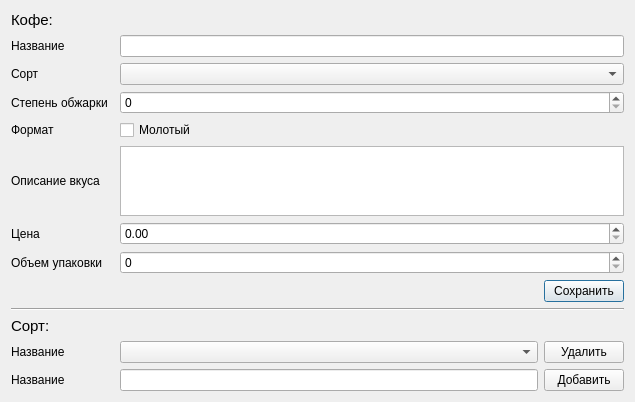
<?xml version="1.0" encoding="UTF-8"?>
<ui version="4.0">
 <class>Dialog</class>
 <widget class="QDialog" name="Dialog">
  <property name="geometry">
   <rect>
    <x>0</x>
    <y>0</y>
    <width>635</width>
    <height>386</height>
   </rect>
  </property>
  <property name="windowTitle">
   <string>Dialog</string>
  </property>
  <layout class="QGridLayout" name="gridLayout">
   <item row="6" column="0">
    <widget class="QLabel" name="label_6">
     <property name="text">
      <string>Цена</string>
     </property>
    </widget>
   </item>
   <item row="6" column="2" colspan="2">
    <widget class="QDoubleSpinBox" name="doubleSpinBox">
     <property name="maximum">
      <double>10000000.990000000223517</double>
     </property>
    </widget>
   </item>
   <item row="7" column="2" colspan="2">
    <widget class="QSpinBox" name="spinBox_2"/>
   </item>
   <item row="7" column="0">
    <widget class="QLabel" name="label_7">
     <property name="text">
      <string>Объем упаковки</string>
     </property>
    </widget>
   </item>
   <item row="5" column="2" colspan="2">
    <widget class="QTextEdit" name="textEdit"/>
   </item>
   <item row="8" column="2">
    <spacer name="horizontalSpacer_2">
     <property name="orientation">
      <enum>Qt::Horizontal</enum>
     </property>
     <property name="sizeHint" stdset="0">
      <size>
       <width>431</width>
       <height>20</height>
      </size>
     </property>
    </spacer>
   </item>
   <item row="8" column="3">
    <widget class="QPushButton" name="pushButton">
     <property name="text">
      <string>Сохранить</string>
     </property>
    </widget>
   </item>
   <item row="9" column="0" colspan="4">
    <widget class="Line" name="line">
     <property name="orientation">
      <enum>Qt::Horizontal</enum>
     </property>
    </widget>
   </item>
   <item row="11" column="3">
    <widget class="QPushButton" name="pushButton_2">
     <property name="text">
      <string>Удалить</string>
     </property>
    </widget>
   </item>
   <item row="11" column="2">
    <widget class="QComboBox" name="comboBox_2"/>
   </item>
   <item row="11" column="0">
    <widget class="QLabel" name="label_10">
     <property name="text">
      <string>Название</string>
     </property>
    </widget>
   </item>
   <item row="0" column="0" colspan="4">
    <widget class="QLabel" name="label_8">
     <property name="font">
      <font>
       <pointsize>11</pointsize>
      </font>
     </property>
     <property name="text">
      <string>Кофе:</string>
     </property>
    </widget>
   </item>
   <item row="10" column="0" colspan="4">
    <widget class="QLabel" name="label_9">
     <property name="font">
      <font>
       <pointsize>11</pointsize>
      </font>
     </property>
     <property name="text">
      <string>Сорт:</string>
     </property>
    </widget>
   </item>
   <item row="1" column="0">
    <widget class="QLabel" name="label">
     <property name="text">
      <string>Название</string>
     </property>
    </widget>
   </item>
   <item row="4" column="0">
    <widget class="QLabel" name="label_4">
     <property name="text">
      <string>Формат</string>
     </property>
    </widget>
   </item>
   <item row="3" column="0">
    <widget class="QLabel" name="label_3">
     <property name="text">
      <string>Степень обжарки</string>
     </property>
    </widget>
   </item>
   <item row="3" column="2" colspan="2">
    <widget class="QSpinBox" name="spinBox"/>
   </item>
   <item row="2" column="2" colspan="2">
    <widget class="QComboBox" name="comboBox"/>
   </item>
   <item row="2" column="0">
    <widget class="QLabel" name="label_2">
     <property name="text">
      <string>Сорт</string>
     </property>
    </widget>
   </item>
   <item row="4" column="2" colspan="2">
    <widget class="QCheckBox" name="checkBox">
     <property name="text">
      <string>Молотый</string>
     </property>
    </widget>
   </item>
   <item row="1" column="2" colspan="2">
    <widget class="QLineEdit" name="lineEdit"/>
   </item>
   <item row="5" column="0">
    <widget class="QLabel" name="label_5">
     <property name="text">
      <string>Описание вкуса</string>
     </property>
    </widget>
   </item>
   <item row="12" column="0">
    <widget class="QLabel" name="label_11">
     <property name="text">
      <string>Название</string>
     </property>
    </widget>
   </item>
   <item row="12" column="2">
    <widget class="QLineEdit" name="lineEdit_2"/>
   </item>
   <item row="12" column="3">
    <widget class="QPushButton" name="pushButton_3">
     <property name="text">
      <string>Добавить</string>
     </property>
    </widget>
   </item>
  </layout>
 </widget>
 <resources/>
 <connections/>
</ui>
